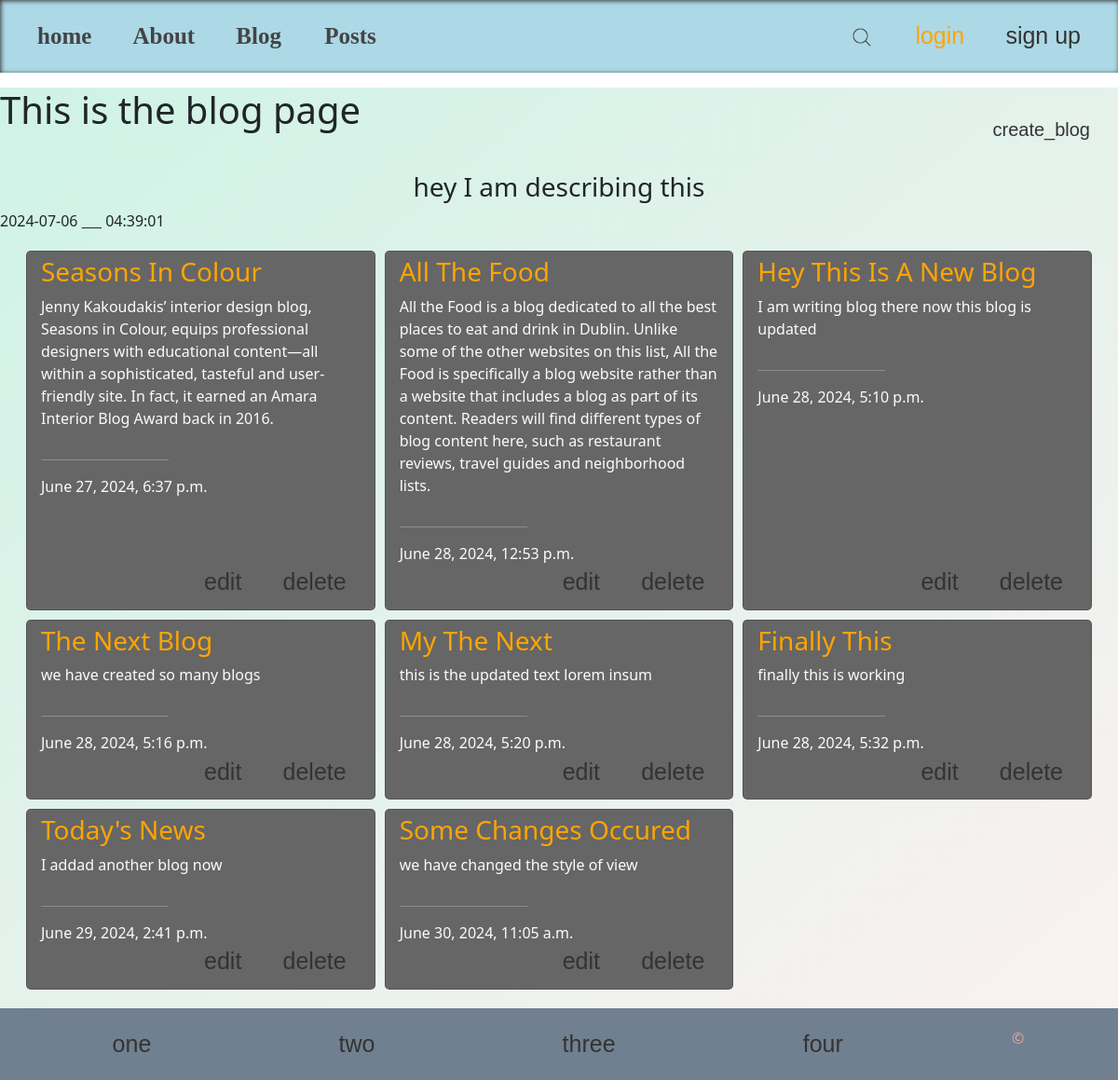
Before: /blog/ with the older database file.
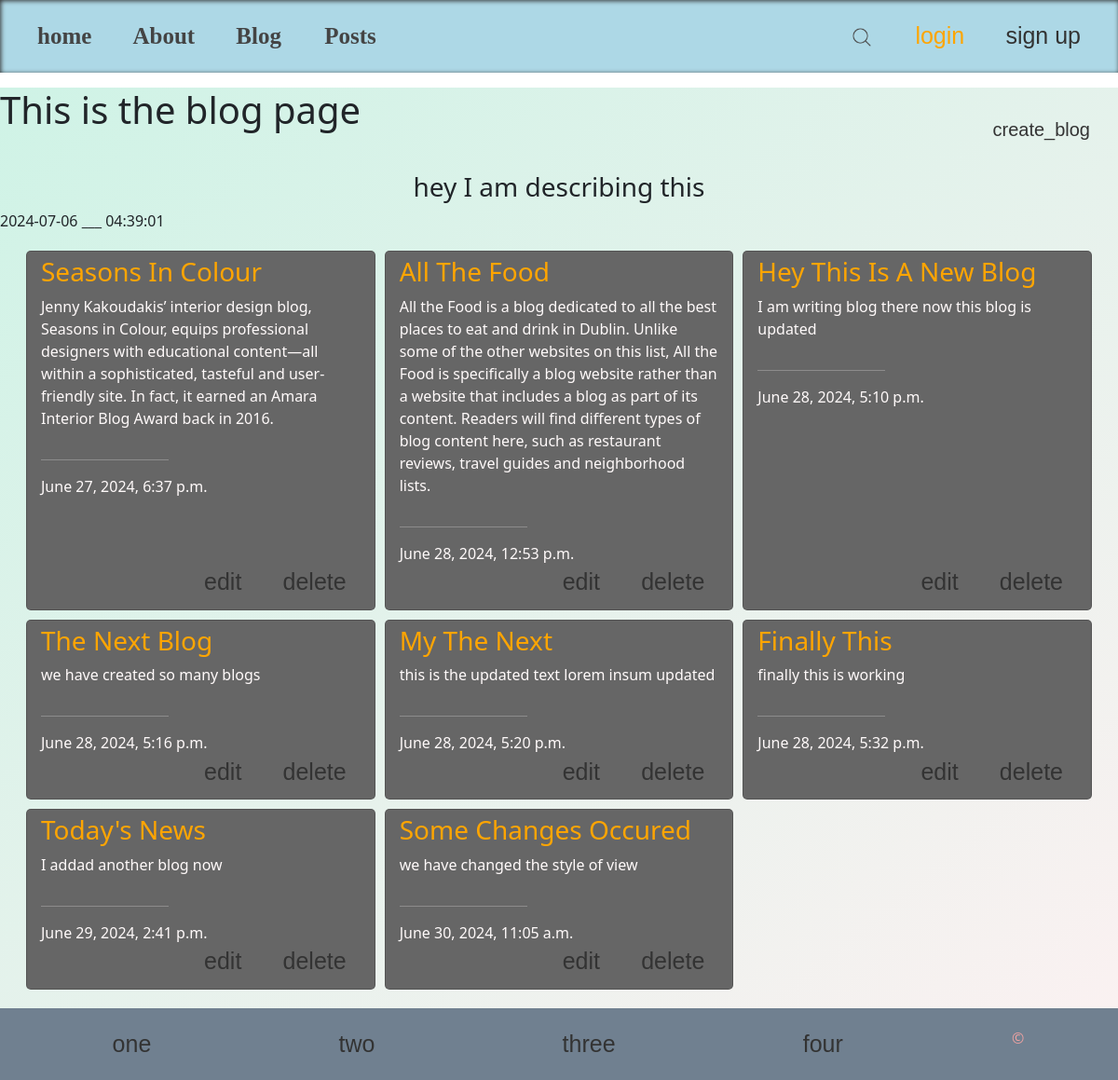
After: the same page with the newer database file.
### blog/models.py (models this page shows, shortened)
class Blog(models.Model):
    title = models.CharField(max_length=50)
    description = models.TextField()
    date_posted = models.DateTimeField(auto_now_add=True)
    class Meta:
        ordering = ('date_posted',)

### blog/views.py (the view)
# urls.py: path('', blogsview, name='blog'),
def blogsview(request):
    all_blogs  = Blog.objects.all()
    context = {
        'title': 'This is the blog page',
        'description': 'hey I am describing this',
        'blogs': all_blogs
    }
    return render(request, 'blog.html', context)

### blog/templates/blog.html (shortened to what this page needs)
{%extends 'base.html'%}
{%load static %}
{%block css%}
    <link rel="stylesheet" href="{%static 'styles/blog.css'%}">
{%endblock%}
{%block content%}
        <div class="headBlog">
            <h1>{{title}}</h1>
            <a href="{% url "create_blog" %}">create_blog</a>
        </div>
        <h3 style="text-align: center;">{{description}}</h3>
        {% now "Y-m-d" %}
        <span>___</span>
        {% now "H:i:s" %}
        <div class="cards">
            {% for i in blogs%}
                <div class="card">
                    <h3 style="color: orange;">{{i.title|title}}</h3>
                    <p>{{i.description}}</p>
                    <hr style="width: 40%; margin-left: 0;">
                    <span>{{i.date_posted}}</span>
                    <div class="action-btns">
                        <a href="{%url 'update-blog' i.id %}">edit</a>
                        <a class="del" href="{%url 'delete-blog' i.id%}">delete</a>
                    </div>
                </div>
            {% endfor %}
        </div>
{%endblock%}

### templates/base.html (shortened to what this page needs)
{% load static%}
{% load django_bootstrap5 %}
{% bootstrap_css %}
<!DOCTYPE html>
<html lang="en">
<head>
    <link rel="stylesheet" href="{% static 'styles/navbar.css' %}">
    <link rel="stylesheet" href="{% static 'styles/footer.css' %}">
    {%block css%}
    {%endblock%}
</head>
<body>
    {%include "navbar.html"%}
    <main>
        {%block content%}
        {%endblock%}
    </main>
    {% include "footer.html"%}
</body>
</html>

### templates/navbar.html
{% load static %}
<header>
    <div class="links">
        <a href="{%url "home"%}">home</a>
        <a href="{% url "about"%}">About</a>
        <a href="{% url "blog"%}">Blog </a>
        <a href="{% url "posts"%}">Posts</a>
    </div>
    <div class="auth-wrapper">
        {%if not request.user.is_authenticated%}
            <a class="nav-item login" href="#">
                <img src="{%static "icons/lupa.png"%}" width="20" alt="icon">
            </a>
            <a class="nav-item login" href="{%url 'login_user'%}">login</a>
            <a class="nav-item signup" href="{%url 'create-user'%}">sign up</a>
        {% else %}
            <a class="nav-item login" href="{%url "logout_user"%}">Log out</a>
            <a class="nav-item signup" href="{%url "create_post"%}">Create post</a>
        {%endif%}
    </div>
</header>

### templates/footer.html
<footer>
        <li><a href="#">one</a></li>
        <li><a href="#">two</a></li>
        <li><a href="#">three</a></li>
        <li><a href="#">four</a></li>
        <li>&copy;</li>
</footer>

### static/styles/navbar.css (style rules this page uses)
* { padding: 0; margin: 0; transition: 0.5s; }
main { background: linear-gradient(to right bottom, rgb(207, 243, 230), rgb(250, 241, 241)); }
header { display: flex; justify-content: space-between; box-shadow: inset 1px 1px 5px #333; padding: 20px; background-color: lightblue; }
.links a { padding: 20px; color: #444; font-size: 25px; font-family: cursive ; font-weight: bolder; border-radius: 10px; }
a { text-decoration: none; border-radius: 5px; padding: 10px 20px; font-family: sans-serif; color: #333; font-size: 25px; }
.login { font-family: Impact, Haettenschweiler, 'Arial Narrow Bold', sans-serif; color: orange; font-size: 25px; cursor: pointer; }

### static/styles/footer.css (style rules this page uses)
li { list-style-type: none; }
footer { display: flex; justify-content: space-around; padding: 20px; background: slategray; color: rgb(236, 161, 161); }

### static/styles/blog.css (style rules this page uses)
.headBlog { display: flex; justify-content: space-between; }
.headBlog a { margin: 15px; padding: 15px; text-decoration: none; font-size: 20px; font-family: Impact, Haettenschweiler, 'Arial Narrow Bold', sans-serif; color: #333; border-radius: 10px; }
.cards { display: grid; grid-template-columns: 1fr 1fr 1fr; gap: 10px; width: 97%; margin: auto; padding: 20px 10px; }
.card { position: relative; padding: 5px 15px 3rem 15px; width: 100%; background-color: #666; color: snow; border-radius: 5px; cursor: pointer; }
.action-btns { position: absolute; bottom: 10px; right: 10px; text-align: end; }

Changed rows visible on the page:
changed Blog "My The Next": description "this is the updated text lorem insum" → "this is the updated text lorem insum updated"
